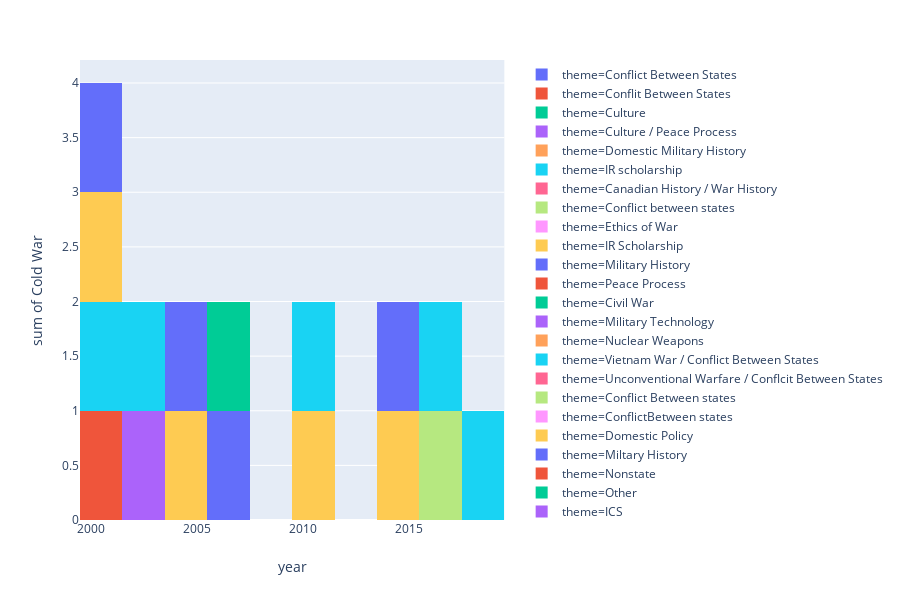

Notebook code cell kept with this figure:
### Code cell
import plotly_express as ple
ple.histogram(df.sort_values('year').groupby(['year','theme'])['Cold War'].sum().reset_index(), x="year", y="Cold War", histfunc="sum", color="theme")

### Figure 1 — Plotly figure (JSON) as saved in the notebook; plotly's stock layout.template omitted (floating-point values rounded to 4 significant figures)
{"data": [{"alignmentgroup": "True", "bingroup": "x", "histfunc": "sum", "hoverlabel": {"namelength": 0}, "hovertemplate": "theme=Conflict Between States<br>year=%{x}<br>sum of Cold War=%{y}", "legendgroup": "theme=Conflict Between States", "marker": {"color": "#636efa"}, "name": "theme=Conflict Between States", "offsetgroup": "theme=Conflict Between States", "orientation": "v", "showlegend": true, "type": "histogram", "x": [2000, 2002, 2008, 2009], "xaxis": "x", "y": [0, 0, 0, 0], "yaxis": "y"}, {"alignmentgroup": "True", "bingroup": "x", "histfunc": "sum", "hoverlabel": {"namelength": 0}, "hovertemplate": "theme=Conflit Between States<br>year=%{x}<br>sum of Cold War=%{y}", "legendgroup": "theme=Conflit Between States", "marker": {"color": "#EF553B"}, "name": "theme=Conflit Between States", "offsetgroup": "theme=Conflit Between States", "orientation": "v", "showlegend": true, "type": "histogram", "x": [2000], "xaxis": "x", "y": [1], "yaxis": "y"}, {"alignmentgroup": "True", "bingroup": "x", "histfunc": "sum", "hoverlabel": {"namelength": 0}, "hovertemplate": "theme=Culture<br>year=%{x}<br>sum of Cold War=%{y}", "legendgroup": "theme=Culture", "marker": {"color": "#00cc96"}, "name": "theme=Culture", "offsetgroup": "theme=Culture", "orientation": "v", "showlegend": true, "type": "histogram", "x": [2000, 2002], "xaxis": "x", "y": [0, 0], "yaxis": "y"}, {"alignmentgroup": "True", "bingroup": "x", "histfunc": "sum", "hoverlabel": {"namelength": 0}, "hovertemplate": "theme=Culture / Peace Process<br>year=%{x}<br>sum of Cold War=%{y}", "legendgroup": "theme=Culture / Peace Process", "marker": {"color": "#ab63fa"}, "name": "theme=Culture / Peace Process", "offsetgroup": "theme=Culture / Peace Process", "orientation": "v", "showlegend": true, "type": "histogram", "x": [2000], "xaxis": "x", "y": [0], "yaxis": "y"}, {"alignmentgroup": "True", "bingroup": "x", "histfunc": "sum", "hoverlabel": {"namelength": 0}, "hovertemplate": "theme=Domestic Military History<br>year=%{x}<br>sum of Cold War=%{y}", "legendgroup": "theme=Domestic Military History", "marker": {"color": "#FFA15A"}, "name": "theme=Domestic Military History", "offsetgroup": "theme=Domestic Military History", "orientation": "v", "showlegend": true, "type": "histogram", "x": [2000], "xaxis": "x", "y": [0], "yaxis": "y"}, {"alignmentgroup": "True", "bingroup": "x", "histfunc": "sum", "hoverlabel": {"namelength": 0}, "hovertemplate": "theme=IR scholarship<br>year=%{x}<br>sum of Cold War=%{y}", "legendgroup": "theme=IR scholarship", "marker": {"color": "#19d3f3"}, "name": "theme=IR scholarship", "offsetgroup": "theme=IR scholarship", "orientation": "v", "showlegend": true, "type": "histogram", "x": [2000], "xaxis": "x", "y": [1], "yaxis": "y"}, {"alignmentgroup": "True", "bingroup": "x", "histfunc": "sum", "hoverlabel": {"namelength": 0}, "hovertemplate": "theme=Canadian History / War History<br>year=%{x}<br>sum of Cold War=%{y}", "legendgroup": "theme=Canadian History / War History", "marker": {"color": "#FF6692"}, "name": "theme=Canadian History / War History", "offsetgroup": "theme=Canadian History / War History", "orientation": "v", "showlegend": true, "type": "histogram", "x": [2001], "xaxis": "x", "y": [0], "yaxis": "y"}, {"alignmentgroup": "True", "bingroup": "x", "histfunc": "sum", "hoverlabel": {"namelength": 0}, "hovertemplate": "theme=Conflict between states<br>year=%{x}<br>sum of Cold War=%{y}", "legendgroup": "theme=Conflict between states", "marker": {"color": "#B6E880"}, "name": "theme=Conflict between states", "offsetgroup": "theme=Conflict between states", "orientation": "v", "showlegend": true, "type": "histogram", "x": [2001, 2008, 2012, 2014, 2016, 2018], "xaxis": "x", "y": [0, 0, 0, 0, 1, 0], "yaxis": "y"}, {"alignmentgroup": "True", "bingroup": "x", "histfunc": "sum", "hoverlabel": {"namelength": 0}, "hovertemplate": "theme=Ethics of War<br>year=%{x}<br>sum of Cold War=%{y}", "legendgroup": "theme=Ethics of War", "marker": {"color": "#FF97FF"}, "name": "theme=Ethics of War", "offsetgroup": "theme=Ethics of War", "orientation": "v", "showlegend": true, "type": "histogram", "x": [2001], "xaxis": "x", "y": [0], "yaxis": "y"}, {"alignmentgroup": "True", "bingroup": "x", "histfunc": "sum", "hoverlabel": {"namelength": 0}, "hovertemplate": "theme=IR Scholarship<br>year=%{x}<br>sum of Cold War=%{y}", "legendgroup": "theme=IR Scholarship", "marker": {"color": "#FECB52"}, "name": "theme=IR Scholarship", "offsetgroup": "theme=IR Scholarship", "orientation": "v", "showlegend": true, "type": "histogram", "x": [2001, 2002, 2004, 2005, 2007, 2008, 2009, 2010, 2011, 2012, 2013, 2014, 2015, 2017, 2018], "xaxis": "x", "y": [1, 0, 1, 0, 0, 0, 0, 0, 1, 0, 0, 1, 0, 0, 0], "yaxis": "y"}, {"alignmentgroup": "True", "bingroup": "x", "histfunc": "sum", "hoverlabel": {"namelength": 0}, "hovertemplate": "theme=Military History<br>year=%{x}<br>sum of Cold War=%{y}", "legendgroup": "theme=Military History", "marker": {"color": "#636efa"}, "name": "theme=Military History", "offsetgroup": "theme=Military History", "orientation": "v", "showlegend": true, "type": "histogram", "x": [2001, 2002, 2003, 2004, 2005, 2008, 2009, 2010, 2012, 2013, 2015, 2016, 2017, 2018], "xaxis": "x", "y": [1, 0, 0, 1, 0, 0, 0, 0, 0, 0, 0, 0, 0, 0], "yaxis": "y"}, {"alignmentgroup": "True", "bingroup": "x", "histfunc": "sum", "hoverlabel": {"namelength": 0}, "hovertemplate": "theme=Peace Process<br>year=%{x}<br>sum of Cold War=%{y}", "legendgroup": "theme=Peace Process", "marker": {"color": "#EF553B"}, "name": "theme=Peace Process", "offsetgroup": "theme=Peace Process", "orientation": "v", "showlegend": true, "type": "histogram", "x": [2001], "xaxis": "x", "y": [0], "yaxis": "y"}, {"alignmentgroup": "True", "bingroup": "x", "histfunc": "sum", "hoverlabel": {"namelength": 0}, "hovertemplate": "theme=Civil War<br>year=%{x}<br>sum of Cold War=%{y}", "legendgroup": "theme=Civil War", "marker": {"color": "#00cc96"}, "name": "theme=Civil War", "offsetgroup": "theme=Civil War", "orientation": "v", "showlegend": true, "type": "histogram", "x": [2002], "xaxis": "x", "y": [0], "yaxis": "y"}, {"alignmentgroup": "True", "bingroup": "x", "histfunc": "sum", "hoverlabel": {"namelength": 0}, "hovertemplate": "theme=Military Technology<br>year=%{x}<br>sum of Cold War=%{y}", "legendgroup": "theme=Military Technology", "marker": {"color": "#ab63fa"}, "name": "theme=Military Technology", "offsetgroup": "theme=Military Technology", "orientation": "v", "showlegend": true, "type": "histogram", "x": [2002], "xaxis": "x", "y": [1], "yaxis": "y"}, {"alignmentgroup": "True", "bingroup": "x", "histfunc": "sum", "hoverlabel": {"namelength": 0}, "hovertemplate": "theme=Nuclear Weapons<br>year=%{x}<br>sum of Cold War=%{y}", "legendgroup": "theme=Nuclear Weapons", "marker": {"color": "#FFA15A"}, "name": "theme=Nuclear Weapons", "offsetgroup": "theme=Nuclear Weapons", "orientation": "v", "showlegend": true, "type": "histogram", "x": [2002, 2009, 2014, 2015, 2018], "xaxis": "x", "y": [0, 0, 0, 0, 0], "yaxis": "y"}, {"alignmentgroup": "True", "bingroup": "x", "histfunc": "sum", "hoverlabel": {"namelength": 0}, "hovertemplate": "theme=Vietnam War / Conflict Between States<br>year=%{x}<br>sum of Cold War=%{y}", "legendgroup": "theme=Vietnam War / Conflict Between States", "marker": {"color": "#19d3f3"}, "name": "theme=Vietnam War / Conflict Between States", "offsetgroup": "theme=Vietnam War / Conflict Between States", "orientation": "v", "showlegend": true, "type": "histogram", "x": [2002], "xaxis": "x", "y": [1], "yaxis": "y"}, {"alignmentgroup": "True", "bingroup": "x", "histfunc": "sum", "hoverlabel": {"namelength": 0}, "hovertemplate": "theme=Unconventional Warfare / Conflcit Between States<br>year=%{x}<br>sum of Cold War=%{y}", "legendgroup": "theme=Unconventional Warfare / Conflcit Between States", "marker": {"color": "#FF6692"}, "name": "theme=Unconventional Warfare / Conflcit Between States", "offsetgroup": "theme=Unconventional Warfare / Conflcit Between States", "orientation": "v", "showlegend": true, "type": "histogram", "x": [2003], "xaxis": "x", "y": [0], "yaxis": "y"}, {"alignmentgroup": "True", "bingroup": "x", "histfunc": "sum", "hoverlabel": {"namelength": 0}, "hovertemplate": "theme=Conflict Between states<br>year=%{x}<br>sum of Cold War=%{y}", "legendgroup": "theme=Conflict Between states", "marker": {"color": "#B6E880"}, "name": "theme=Conflict Between states", "offsetgroup": "theme=Conflict Between states", "orientation": "v", "showlegend": true, "type": "histogram", "x": [2004], "xaxis": "x", "y": [0], "yaxis": "y"}, {"alignmentgroup": "True", "bingroup": "x", "histfunc": "sum", "hoverlabel": {"namelength": 0}, "hovertemplate": "theme=ConflictBetween states<br>year=%{x}<br>sum of Cold War=%{y}", "legendgroup": "theme=ConflictBetween states", "marker": {"color": "#FF97FF"}, "name": "theme=ConflictBetween states", "offsetgroup": "theme=ConflictBetween states", "orientation": "v", "showlegend": true, "type": "histogram", "x": [2004], "xaxis": "x", "y": [0], "yaxis": "y"}, {"alignmentgroup": "True", "bingroup": "x", "histfunc": "sum", "hoverlabel": {"namelength": 0}, "hovertemplate": "theme=Domestic Policy<br>year=%{x}<br>sum of Cold War=%{y}", "legendgroup": "theme=Domestic Policy", "marker": {"color": "#FECB52"}, "name": "theme=Domestic Policy", "offsetgroup": "theme=Domestic Policy", "orientation": "v", "showlegend": true, "type": "histogram", "x": [2005], "xaxis": "x", "y": [0], "yaxis": "y"}, {"alignmentgroup": "True", "bingroup": "x", "histfunc": "sum", "hoverlabel": {"namelength": 0}, "hovertemplate": "theme=Miltary History<br>year=%{x}<br>sum of Cold War=%{y}", "legendgroup": "theme=Miltary History", "marker": {"color": "#636efa"}, "name": "theme=Miltary History", "offsetgroup": "theme=Miltary History", "orientation": "v", "showlegend": true, "type": "histogram", "x": [2007], "xaxis": "x", "y": [1], "yaxis": "y"}, {"alignmentgroup": "True", "bingroup": "x", "histfunc": "sum", "hoverlabel": {"namelength": 0}, "hovertemplate": "theme=Nonstate<br>year=%{x}<br>sum of Cold War=%{y}", "legendgroup": "theme=Nonstate", "marker": {"color": "#EF553B"}, "name": "theme=Nonstate", "offsetgroup": "theme=Nonstate", "orientation": "v", "showlegend": true, "type": "histogram", "x": [2007, 2008, 2013], "xaxis": "x", "y": [0, 0, 0], "yaxis": "y"}, {"alignmentgroup": "True", "bingroup": "x", "histfunc": "sum", "hoverlabel": {"namelength": 0}, "hovertemplate": "theme=Other<br>year=%{x}<br>sum of Cold War=%{y}", "legendgroup": "theme=Other", "marker": {"color": "#00cc96"}, "name": "theme=Other", "offsetgroup": "theme=Other", "orientation": "v", "showlegend": true, "type": "histogram", "x": [2007, 2008, 2013], "xaxis": "x", "y": [1, 0, 0], "yaxis": "y"}, {"alignmentgroup": "True", "bingroup": "x", "histfunc": "sum", "hoverlabel": {"namelength": 0}, "hovertemplate": "theme=ICS<br>year=%{x}<br>sum of Cold War=%{y}", "legendgroup": "theme=ICS", "marker": {"color": "#ab63fa"}, "name": "theme=ICS", "offsetgroup": "theme=ICS", "orientation": "v", "showlegend": true, "type": "histogram", "x": [2009], "xaxis": "x", "y": [0], "yaxis": "y"}, {"alignmentgroup": "True", "bingroup": "x", "histfunc": "sum", "hoverlabel": {"namelength": 0}, "hovertemplate": "theme=Non-state<br>year=%{x}<br>sum of Cold War=%{y}", "legendgroup": "theme=Non-state", "marker": {"color": "#FFA15A"}, "name": "theme=Non-state", "offsetgroup": "theme=Non-state", "orientation": "v", "showlegend": true, "type": "histogram", "x": [2009, 2010, 2015, 2016], "xaxis": "x", "y": [0, 0, 0, 0], "yaxis": "y"}, {"alignmentgroup": "True", "bingroup": "x", "histfunc": "sum", "hoverlabel": {"namelength": 0}, "hovertemplate": "theme=Cold War<br>year=%{x}<br>sum of Cold War=%{y}", "legendgroup": "theme=Cold War", "marker": {"color": "#19d3f3"}, "name": "theme=Cold War", "offsetgroup": "theme=Cold War", "orientation": "v", "showlegend": true, "type": "histogram", "x": [2010, 2017, 2018], "xaxis": "x", "y": [1, 1, 1], "yaxis": "y"}, {"alignmentgroup": "True", "bingroup": "x", "histfunc": "sum", "hoverlabel": {"namelength": 0}, "hovertemplate": "theme=Terrorism<br>year=%{x}<br>sum of Cold War=%{y}", "legendgroup": "theme=Terrorism", "marker": {"color": "#FF6692"}, "name": "theme=Terrorism", "offsetgroup": "theme=Terrorism", "orientation": "v", "showlegend": true, "type": "histogram", "x": [2010], "xaxis": "x", "y": [0], "yaxis": "y"}, {"alignmentgroup": "True", "bingroup": "x", "histfunc": "sum", "hoverlabel": {"namelength": 0}, "hovertemplate": "theme=Non-State<br>year=%{x}<br>sum of Cold War=%{y}", "legendgroup": "theme=Non-State", "marker": {"color": "#B6E880"}, "name": "theme=Non-State", "offsetgroup": "theme=Non-State", "orientation": "v", "showlegend": true, "type": "histogram", "x": [2011], "xaxis": "x", "y": [0], "yaxis": "y"}, {"alignmentgroup": "True", "bingroup": "x", "histfunc": "sum", "hoverlabel": {"namelength": 0}, "hovertemplate": "theme=IR Scholarship / Nuclear Weapons<br>year=%{x}<br>sum of Cold War=%{y}", "legendgroup": "theme=IR Scholarship / Nuclear Weapons", "marker": {"color": "#FF97FF"}, "name": "theme=IR Scholarship / Nuclear Weapons", "offsetgroup": "theme=IR Scholarship / Nuclear Weapons", "orientation": "v", "showlegend": true, "type": "histogram", "x": [2012], "xaxis": "x", "y": [0], "yaxis": "y"}, {"alignmentgroup": "True", "bingroup": "x", "histfunc": "sum", "hoverlabel": {"namelength": 0}, "hovertemplate": "theme=Civil-military<br>year=%{x}<br>sum of Cold War=%{y}", "legendgroup": "theme=Civil-military", "marker": {"color": "#FECB52"}, "name": "theme=Civil-military", "offsetgroup": "theme=Civil-military", "orientation": "v", "showlegend": true, "type": "histogram", "x": [2014], "xaxis": "x", "y": [0], "yaxis": "y"}, {"alignmentgroup": "True", "bingroup": "x", "histfunc": "sum", "hoverlabel": {"namelength": 0}, "hovertemplate": "theme=Soviet Union<br>year=%{x}<br>sum of Cold War=%{y}", "legendgroup": "theme=Soviet Union", "marker": {"color": "#636efa"}, "name": "theme=Soviet Union", "offsetgroup": "theme=Soviet Union", "orientation": "v", "showlegend": true, "type": "histogram", "x": [2015], "xaxis": "x", "y": [1], "yaxis": "y"}, {"alignmentgroup": "True", "bingroup": "x", "histfunc": "sum", "hoverlabel": {"namelength": 0}, "hovertemplate": "theme=Civ-Mil<br>year=%{x}<br>sum of Cold War=%{y}", "legendgroup": "theme=Civ-Mil", "marker": {"color": "#EF553B"}, "name": "theme=Civ-Mil", "offsetgroup": "theme=Civ-Mil", "orientation": "v", "showlegend": true, "type": "histogram", "x": [2016], "xaxis": "x", "y": [0], "yaxis": "y"}], "layout": {"barmode": "relative", "height": 600, "legend": {"tracegroupgap": 0}, "margin": {"t": 60}, "xaxis": {"anchor": "y", "domain": [0, 0.98], "title": {"text": "year"}}, "yaxis": {"anchor": "x", "domain": [0, 1], "title": {"text": "sum of Cold War"}}}}
